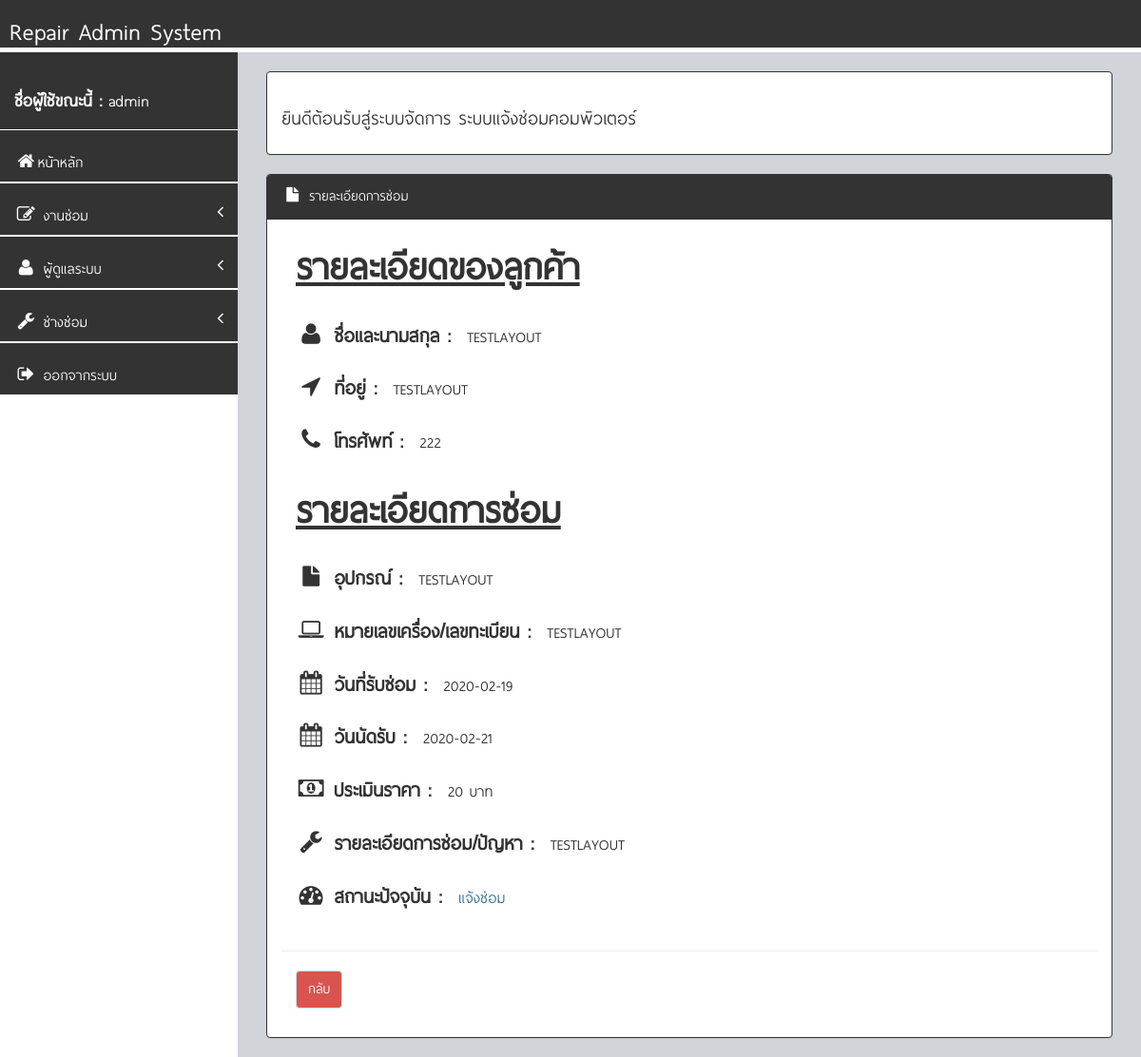
Screenshot of /manage_repair_status.php?id=11 (signed in) with the database file from the repository.
### tables this page shows
CREATE TABLE `orders` (
  `Ord_ID` int(11) NOT NULL,
  `Ord_Number` varchar(20) NOT NULL,
  `Ord_CustomerName` varchar(255) NOT NULL,
  `Ord_CustomerTel` varchar(255) NOT NULL,
  `Ord_CustomerAddress` varchar(255) NOT NULL,
  `Ord_CustomerProvince` varchar(255) NOT NULL,
  `Ord_CustomerAddressCode` varchar(255) NOT NULL,
  `Ord_RepairModel` varchar(255) NOT NULL,
  `Ord_RepairModelID` varchar(255) NOT NULL,
  `Ord_RepairDescription` varchar(255) NOT NULL,
  `Ord_RepairDate` date NOT NULL,
  `Ord_RepairSuccess` date NOT NULL,
  `Ord_RepairPrice` int(255) NOT NULL,
  `Ord_RepairRemark` varchar(255) DEFAULT NULL,
  `Ord_RepairmanID` int(2) NOT NULL,
  `Ord_RepairStatus` int(11) NOT NULL
);

### conn.php (called while the page is built, shortened)
<?php
$title_web = "ระบบแจ้งซ่อมคอมพิวเตอร์";
?>

### manage_repair_status.php (the view, shortened to what this page needs)
<?php require_once "header.php";?>
<?php
$sql = $conn->query("select * from orders where Ord_ID = '$_REQUEST[id]'")or die (mysqli_error());
$show = $sql->fetch_assoc ();
if($show['Ord_RepairStatus']==0){$status =  '<span class=text-info>แจ้งซ่อม</span>';}
?>
    <div id="wrapper">
        <?php
			  require_once "menu_left.php";
		?>
        <div id="page-wrapper">
            <div class="row">
                <br/>
                <div class="col-lg-12">
                    <div class="panel panel-body panel-primary alert-danger"><h3><font color="#333333">ยินดีต้อนรับสู่ระบบจัดการ <?php echo $title_web;?></font></h3></div>
                </div>
            </div>
            <div class="row">
                <div class="col-lg-12">
                    <div class="panel panel-primary">
                        <div class="panel-heading">
                            <i class="fa fa-file fa-fw"></i> รายละเอียดการซ่อม
                        </div>
                        <div class="panel-body">
                            <div class="row">
                                <div class="col-lg-12">
                                    <form name="form1" id="myform1" action="?admin=insert" method="post" enctype="multipart/form-data" onsubmit="return chk_error();">
                                    <div class="form-group col-lg-12">
                                            <label><font size="20"><u>รายละเอียดของลูกค้า</u></font></label>
                                    </div>
									<div class="form-group col-lg-12 ">
                                            <label class="fontLabel"><i class="fa fa-user fa-fw"></i> ชื่อและนามสกุล : </label>&emsp;<label class="fontValue"><?php echo $show['Ord_CustomerName']?></label>
                                    </div>
                                    <div class="form-group col-lg-12 ">
                                        <label class="fontLabel"><i class="fa fa-location-arrow fa-fw"></i> ที่อยู่ : </label>&emsp;<label class="fontValue"><?php echo $show['Ord_CustomerAddress']?></label>
                                    </div>
                                    <div class="form-group col-lg-12 ">
                                        <label class="fontLabel"><i class="fa fa-phone fa-fw"></i> โทรศัพท์ : </label>&emsp;<label class="fontValue"><?php echo $show['Ord_CustomerTel']?></label>
                                    </div>
                                    <br/>
                                    <div class="form-group col-lg-12">
                                            <label><font size="20"><u>รายละเอียดการซ่อม</u></font></label>
                                    </div>
                                    <div class="form-group col-lg-12 ">
                                        <label class="fontLabel"><i class="fa fa-file fa-fw"></i> อุปกรณ์ : </label>&emsp;<label class="fontValue"><?php echo $show['Ord_RepairModel']?></label>
                                    </div>
                                    <div class="form-group col-lg-12 ">
                                        <label class="fontLabel"><i class="fa fa-laptop fa-fw"></i> หมายเลขเครื่อง/เลขทะเบียน : </label>&emsp;<label class="fontValue"><?php echo $show['Ord_RepairModelID']?></label>
                                    </div>
                                    <div class="form-group col-lg-12 ">
                                        <label class="fontLabel"><i class="fa fa-calendar fa-fw"></i> วันที่รับซ่อม : </label>&emsp;<label class="fontValue"><?php echo $show['Ord_RepairDate']?></label>
                                    </div>
                                    <div class="form-group col-lg-12 ">
                                        <label class="fontLabel"><i class="fa fa-calendar fa-fw"></i> วันนัดรับ : </label>&emsp;<label class="fontValue"><?php echo $show['Ord_RepairSuccess']?></label>
                                    </div>
                                    <div class="form-group col-lg-12 ">
                                        <label class="fontLabel"><i class="fa fa-money fa-fw"></i> ประเมินราคา : </label>&emsp;<label class="fontValue"><?php echo $show['Ord_RepairPrice']?>&nbsp;บาท</label>
                                    </div>
                                    <div class="form-group col-lg-12 ">
                                        <label class="fontLabel"><i class="fa fa-wrench fa-fw"></i> รายละเอียดการซ่อม/ปัญหา  : </label>&emsp;<label class="fontValue"><?php echo $show['Ord_RepairDescription']?></label>
                                    </div>
                                    <div class="form-group col-lg-12 ">
                                        <label class="fontLabel"><i class="fa fa-dashboard fa-fw"></i> สถานะปัจจุบัน  : </label>&emsp;<label class="fontValue"><?php echo $status; ?></label>
                                    </div>
                                    <div class="clearfix"></div>
                                    <hr>
									<div class="col-lg-12 form-group">
									<input name=""  type="reset" class="btn btn-danger panel-info" value="กลับ" onclick="location.href='manage_repair.php';">
									</div>
									</form>
                                </div>
                            </div>
                        </div>
                    </div>
                </div>
            </div>
                    </div>
                </div>
</body>
</html>

### css/BackEnd/assets/css/style.css (style rules this page uses)
body { background-color:#FFFFFF; }
#wrapper { width: 100%; margin-top: 55px!important; background-color:#FFFFFF; }
#page-wrapper { padding: 0 15px; min-height: 568px; background-color:rgb(209, 212, 216); }

### css/BackEnd/assets/css/main-style.css (style rules this page uses)
@media (min-width:768px) { #page-wrapper { position: inherit; margin: 0 0 0 250px; padding: 0 30px; min-height: 1000px; } }

### rows the page displays
orders: Ord_CustomerName "TESTLAYOUT", Ord_CustomerAddress "TESTLAYOUT", Ord_CustomerTel "222", Ord_RepairModel "TESTLAYOUT", Ord_RepairModelID "TESTLAYOUT", Ord_RepairDate "2020-02-19", Ord_RepairSuccess "2020-02-21", Ord_RepairPrice "20", Ord_RepairDescription "TESTLAYOUT"

### other values shown
$_SESSION['ses_admin_user'] "admin"
$title_web "ระบบแจ้งซ่อมคอมพิวเตอร์"
